Frame 1 (no input): blank canvas, image omitted
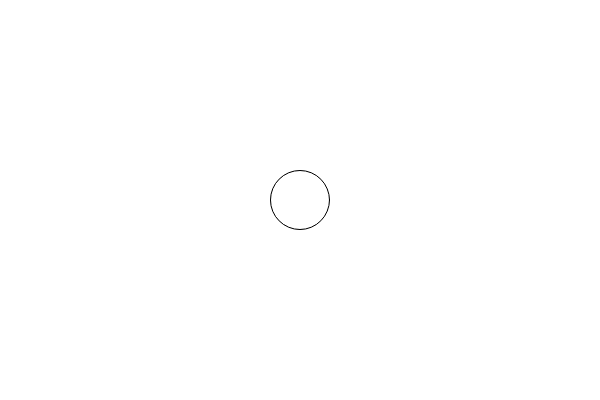
Frame 60 (no input)
Frame 120 (the mouse pressed at the canvas centre since frame 60): identical to frame 60, image omitted

The p5.js sketch that drew this single still picture (run headless with seeded random() and noise() and a simulated clock; from frame 60 on, the mouse is pressed at the canvas centre):

// p5.js sketch
// ── sketch.js
var s = 0;

function setup() {
  createCanvas(600, 400);
}

function draw() {
  //background(200);
  ellipse(300, 200, s, s);
  s++;
}

function mousePressed() {
  clear();
  s = 0;
}
